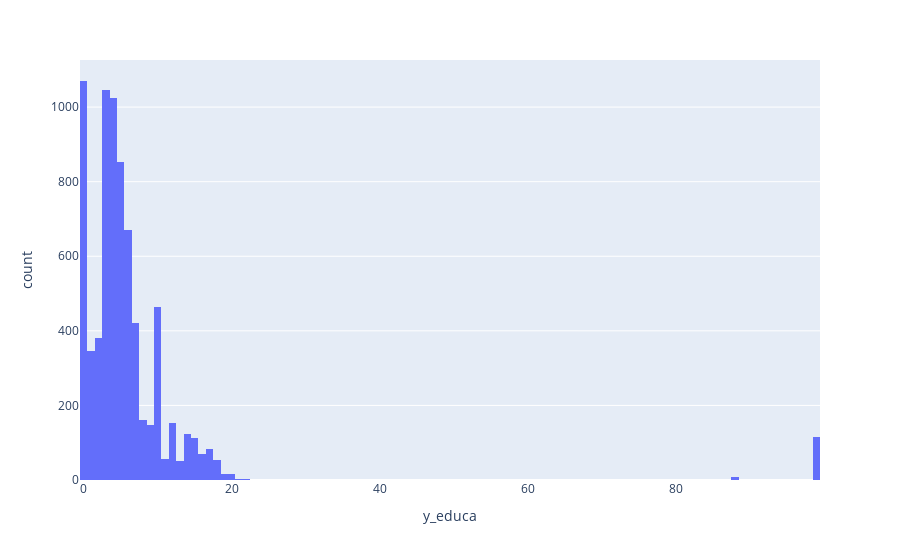

Notebook code cell kept with this figure:
### Markdown cell above
#### Y_educa

### Code cell
import plotly.express as px
df = px.data.tips()
fig = px.histogram(data, x="y_educa")
fig.show()

### Figure 1 — Plotly figure (JSON) as saved in the notebook; plotly's stock layout.template omitted (floating-point values rounded to 4 significant figures; data arrays with more than 128 entries replaced by an {"elided": "..."} marker saying what was removed)
{"data": [{"alignmentgroup": "True", "bingroup": "x", "hovertemplate": "y_educa=%{x}<br>count=%{y}<extra></extra>", "legendgroup": "", "marker": {"color": "#636efa"}, "name": "", "offsetgroup": "", "orientation": "v", "showlegend": false, "type": "histogram", "x": {"elided": "7450 int values"}, "xaxis": "x", "yaxis": "y"}], "layout": {"barmode": "relative", "legend": {"tracegroupgap": 0}, "margin": {"t": 60}, "xaxis": {"anchor": "y", "domain": [0, 1], "title": {"text": "y_educa"}}, "yaxis": {"anchor": "x", "domain": [0, 1], "title": {"text": "count"}}}}
